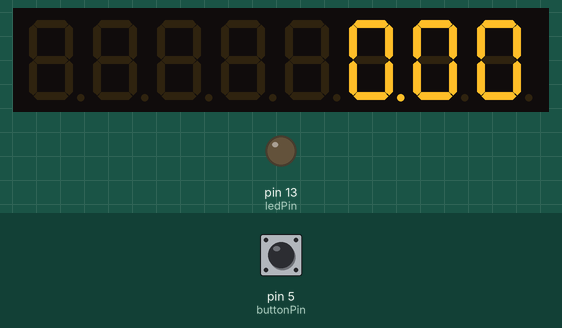
This sketch was run on a simulated Arduino Uno, built with avr-gcc and run on an emulated ATmega328P. Shown: 8-digit seven-segment display, output pins drawn as LEDs (lit = HIGH). Inputs (shaded band) come from the test bench; at power-on: pin 5 (buttonPin) LOW.

Above: at 1.6 s.
1.7 s: pin 5 (buttonPin) pulled HIGH for 0.15 s
At 1.77 s:
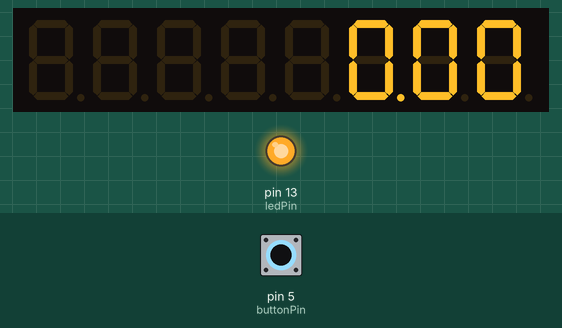
3.3 s: pin 5 (buttonPin) pulled HIGH for 1 s
At 4.8 s:
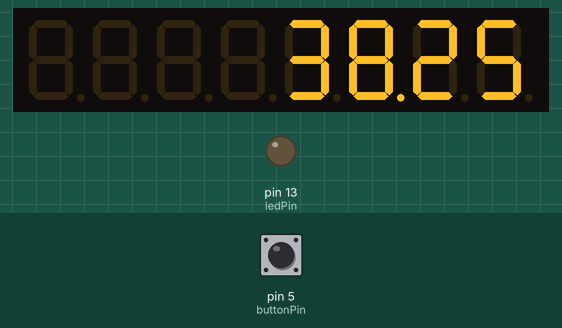
6.5 s: pin 5 (buttonPin) pulled HIGH for 3.2 s
At 7.6 s:
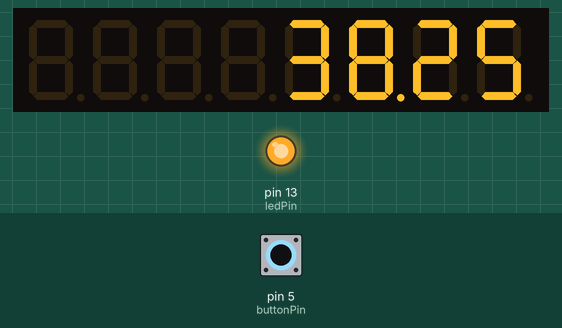
Timing chart, 0 to 11.2 s (numbered marks = the images above; inputs shaded):
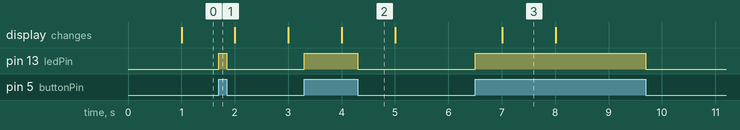

The sketch:

bandsaw_fpm_04.ino
```cpp
// Measure the RPM of the bandsaw drive wheel and display it on the LED display in FPM

// Include the TM1638 LED display module library
      // TM1638 library
      // --------------
      // Ricardo Batista
      // Email: rjbatista(at)gmail.com
      // URL: https://github.com/rjbatista/tm1638-library/

#include <TM1638.h>

// define a module on data pin 8, clock pin 9 and strobe pin 7

TM1638 module(8, 9, 7);

const int buttonPin = 5;    // the pin that the proximity sensor is attached to
const int ledPin = 13;      // the pin that the LED is attached to

const float pulses_per_revolution = 5.0;       // the drive wheel has five spokes
const float circumference_in_feet = 3.1875;    // circumference of the drive wheel
const int pulse_count_interval = 1000;         // 1000 is a one second interval
const float ms_per_minute = 60000.0;

float feet_per_pulse;
float feet_per_minute;
float pulse_count_intervals_per_minute;
int pulse_count;

int buttonState = 0;
int lastButtonState = 0;

unsigned long time_start;
unsigned long time_elapsed;


void setup() {
   pinMode(buttonPin, INPUT);
   pinMode(ledPin, OUTPUT);

   module.clearDisplay();
   feet_per_pulse = circumference_in_feet / pulses_per_revolution;
   pulse_count_intervals_per_minute = ms_per_minute / float(pulse_count_interval);

} // end setup()


void loop() {

   time_start = millis();
   time_elapsed = 0;
   pulse_count = 0;

   while ( time_elapsed < pulse_count_interval){
      buttonState = digitalRead(buttonPin);

      if (buttonState != lastButtonState) {
         // increment pulse_count on transition from LOW to HIGH
         if (buttonState == HIGH) {
            pulse_count++;
            digitalWrite(ledPin, HIGH);
         }
         else {
            digitalWrite(ledPin, LOW);
         } //endif
      } //endif

      lastButtonState = buttonState;
      time_elapsed = millis() - time_start;
   } //endwhile


   // multiply pulse_count by feet_per_pulse and pulse_count_intervals_per_minute to get feet_per_minute
   feet_per_minute = float(pulse_count) * feet_per_pulse * pulse_count_intervals_per_minute;

   module.clearDisplay();

   if (feet_per_minute > 0) {
      // multiply feet_per_minute by 100 to get two decimal places on the display
      module.setDisplayToDecNumber(long(feet_per_minute * 100.0), 4, false);
   }
   else {
      // set display to read 0.00
      module.setDisplayDigit(0, 5, true);
      module.setDisplayDigit(0, 6, false);
      module.setDisplayDigit(0, 7, false);
   } //endif

} // end loop()
```

Measured:
- after the input at 1.7 s, pin 13 (ledPin): LOW → HIGH at once, → LOW 0.15 s later
- after the input at 3.3 s, pin 13 (ledPin): LOW → HIGH at once, → LOW 1.0 s later; the display: changes after 0.71 s (image 2)
- after the input at 6.5 s, pin 13 (ledPin): LOW → HIGH at once, → LOW 3.2 s later; the display: changes after 0.51 s (image 3)
- what the display in image 3 shows lasts 1.0 s, from 7.0 s to 8.0 s
